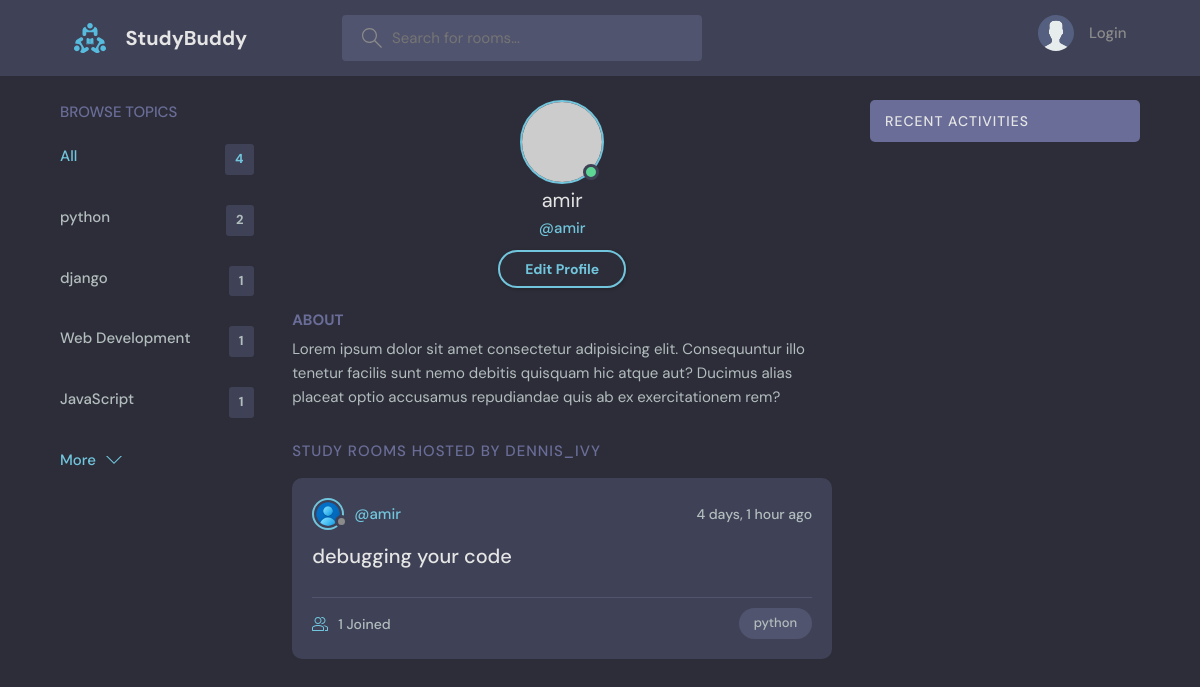
The app's page /profile/3/, older data.
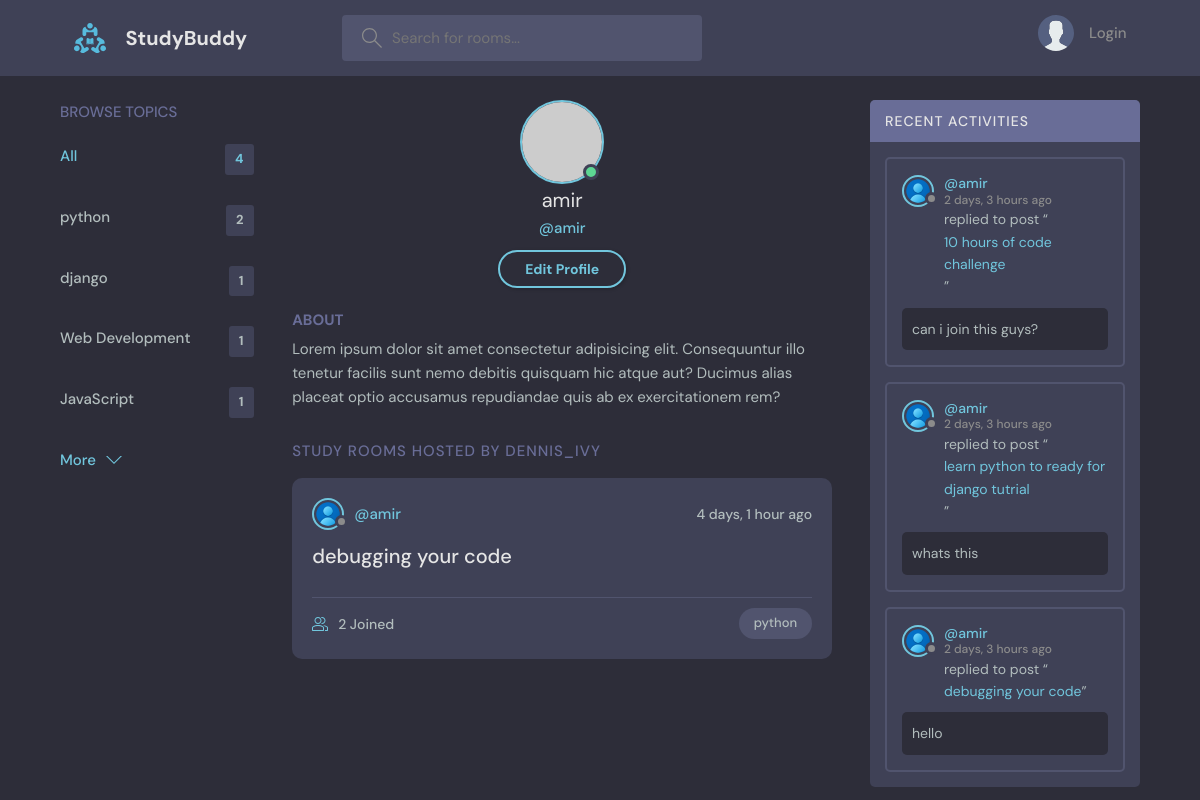
The same page, newer data.
### base/models.py (models this page shows, shortened)
class Topic(models.Model):
    name = models.CharField(max_length=64)
    def __str__(self):
        return self.name

class Room(models.Model):
    host = models.ForeignKey(
        User, on_delete=models.SET_NULL, null=True)
    topic = models.ForeignKey(
        Topic, on_delete=models.SET_NULL, null=True)
    name = models.CharField(max_length=64)
    decription = models.TextField(null=True, blank=True) # use null for user can be blank this fild
    participants = models.ManyToManyField(
        User, related_name="participants", blank=True)
    updated = models.DateTimeField(auto_now=True) # this ecouls when type your cometns this type time now
    created = models.DateTimeField(auto_now_add=True) # this means take snapshot when text writed
    class Meta:
        ordering = ['-updated', '-created']
    def __str__(self):
        return f"{self.name}"

class Message(models.Model):
    user = models.ForeignKey(
        User, on_delete=models.CASCADE)
    room = models.ForeignKey(
        Room, on_delete=models.CASCADE)
    body = models.TextField()
    updated = models.DateTimeField(auto_now=True)
    created = models.DateTimeField(auto_now_add=True)
    class Meta:
        ordering = ['-updated', '-created']

### base/views.py (the view)
# urls.py: path('profile/<str:pk>/', views.userProfile, name="user-profile"),
def userProfile(request, pk):
    user = User.objects.get(id = pk)
    rooms = user.room_set.all()
    room_messages = user.message_set.all()
    topics = Topic.objects.all()
    return render(request, 'base/profile.html', {
        "user": user,
        "rooms":rooms,
        "room_messages": room_messages,
        "topics": topics
        })

### base/templates/base/profile.html
{% extends 'base/layout.html' %}
{% block body %}
  <main class="profile-page layout layout--3">
    <div class="container">
		  {% include 'base/topics_component.html' %}
      <div class="roomList">
        <div class="profile">
          <div class="profile__avatar">
            <div class="avatar avatar--large active">
              <img src="https://randomuser.me/api/portraits/men/11.jpg" />
            </div>
          </div>
          <div class="profile__info">
            <h3>{{user.username}}</h3>
            <p>@{{user.username}}</p>
            <a href="edit-user.html" class="btn btn--main btn--pill">Edit Profile</a>
          </div>
          <div class="profile__about">
            <h3>About</h3>
            <p>
              Lorem ipsum dolor sit amet consectetur adipisicing elit. Consequuntur illo tenetur
              facilis sunt nemo debitis quisquam hic atque aut? Ducimus alias placeat optio
              accusamus repudiandae quis ab ex exercitationem rem?
            </p>
          </div>
        </div>
        <div class="roomList__header">
          <div>
            <h2>Study Rooms Hosted by dennis_ivy</a>
            </h2>
          </div>
        </div>
		    {% include 'base/feed_component.html' %}
      </div>
		  {% include 'base/activity_component.html' %}
    </div>
  </main>
{% endblock %}

### base/templates/base/layout.html (shortened to what this page needs)
{% include 'base/navbar.html' %}
{% load static %}
<!DOCTYPE html>
<html lang="en">
  <head>
    <link rel="stylesheet" href="{% static 'styles/style.css' %}" />
  </head>
  <body>
    {% block body %}
    {% endblock %}
  </body>
</html>

### base/templates/base/navbar.html (shortened to what this page needs)
{% load static %}
    <header class="header header--loggedIn">
      <div class="container">
        <a href="{% url 'home' %}" class="header__logo">
          <img src="{% static 'images/logo.svg' %}" />
          <h1>StudyBuddy</h1>
        </a>
        <form class="header__search" method="get" action="{% url 'home' %}">
          <label>
            <input type="text" name="q" placeholder="Search for rooms..." />
          </label>
        </form>
        <nav class="header__menu">
          {% if request.user.is_authenticated %}
          <div class="header__user">
            <a href="#">
              <div class="avatar avatar--medium active">
                <img src="https://randomuser.me/api/portraits/men/37.jpg" />
              </div>
              <p>{{request.user}}<span>@{{request.user.username}}</span></p>
            </a>
            <button class="dropdown-button">
              <svg version="1.1" xmlns="http://www.w3.org/2000/svg" width="32" height="32" viewBox="0 0 32 32">
                <title>chevron-down</title>
                <path d="M16 21l-13-13h-3l16 16 16-16h-3l-13 13z"></path>
              </svg>
            </button>
          </div>
          {% else %}
          <a href="{% url 'login' %}">
            <img src="{% static 'images/avatar.svg' %}" />
            <p>Login</p>
          </a>
          {% endif %}
        </nav>
      </div>
    </header>

### base/templates/base/topics_component.html
<div class="topics">
    <div class="topics__header">
        <h2>Browse Topics</h2>
    </div>
        <ul class="topics__list">
            <li>
                <a href="{% url 'home' %}" class="active">All <span>{{topics.count}}</span></a>
            </li>
            {% for topic in topics %}
            <li>
                <a href="{% url 'home' %}?q={{ topic.name }}">{{ topic }}<span>{{topic.room_set.all.count}}</span></a>
            </li>
            {% endfor %}
        </ul>
        <a class="btn btn--link" href="topics.html">
        More
        <svg version="1.1" xmlns="http://www.w3.org/2000/svg" width="32" height="32"viewBox="0 0 32 32">
            <title>chevron-down</title>
            <path d="M16 21l-13-13h-3l16 16 16-16h-3l-13 13z"></path>
        </svg>
    </a>
</div>

### base/templates/base/feed_component.html (shortened to what this page needs)
{% for room in rooms %}
<div class="roomListRoom">
    <div class="roomListRoom__header">
        <a href="{% url 'user-profile' room.host.id%}" class="roomListRoom__author">
            <div class="avatar avatar--small">
                <img>
            </div>
            <span>@{{room.host.username}}</span>
        </a>
        <div class="roomListRoom__actions">
            <span>{{room.created|timesince}} ago</span>
        </div>
    </div>
    <div class="roomListRoom__content">
        <a href="{% url 'room' room.id %}">{{room.name}}</a>
    </div>
    <div class="roomListRoom__meta">
        <a href="{% url 'room' room.id %}" class="roomListRoom__joined">
            {{room.participants.all.count}} Joined
        </a>
        <p class="roomListRoom__topic">{{room.topic.name}}</p>
    </div>
</div>
{% endfor %}

### base/templates/base/activity_component.html (shortened to what this page needs)
<div class="activities">
    <div class="activities__header">
        <h2>Recent Activities</h2>
    </div>
    {% for message in room_messages %}
    <div class="activities__box">
        <div class="activities__boxHeader roomListRoom__header">
            <a href="{% url 'user-profile' message.user.id %}" class="roomListRoom__author">
                <div class="avatar avatar--small">
                    <img>
                </div>
                <p>
                    @{{message.user.username}}
                    <span>{{message.created|timesince}} ago</span>
                </p>
            </a>
        </div>
        <div class="activities__boxContent">
            <p>replied to post “<a href="{% url 'room' message.room.id %}">{{message.room}}</a>”</p>
            <div class="activities__boxRoomContent">{{message.body}}</div>
        </div>
    </div>
    {% endfor %}
</div>

Row changes from the older to the newer data that the page shows:
computed for Room "debugging your code": participants.all.count "1" → "2"
added Message: user.username "amir", created "2 days, 3 hours", room "10 hours of code challenge", body "can i join this guys?"
added Message: user.username "amir", created "2 days, 3 hours", room "learn python to ready for django tutrial", body "whats this"
added Message: user.username "amir", created "2 days, 3 hours", room "debugging your code", body "hello"
